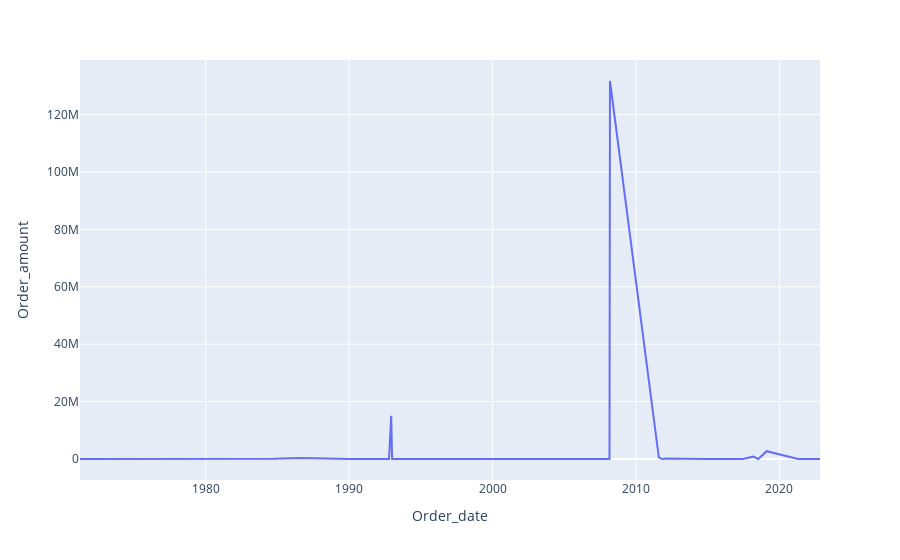

Notebook code cell kept with this figure:
### Code cell
fig = px.line(D, x="Order_date", y="Order_amount")
fig.show()

### Figure 1 — Plotly figure (JSON) as saved in the notebook; plotly's stock layout.template omitted (floating-point values rounded to 4 significant figures)
{"data": [{"hovertemplate": "Order_date=%{x}<br>Order_amount=%{y}<extra></extra>", "legendgroup": "", "line": {"color": "#636efa", "dash": "solid"}, "marker": {"symbol": "circle"}, "mode": "lines", "name": "", "orientation": "v", "showlegend": false, "type": "scatter", "x": ["1971-03-27", "1971-11-06", "1974-08-03", "1977-07-13", "1978-04-23", "1978-11-12", "1979-04-01", "1980-02-26", "1981-09-10", "1981-11-26", "1982-02-04", "1984-09-28", "1986-08-15", "1990-01-11", "1992-10-12", "1992-12-06", "1992-12-29", "1993-04-16", "1995-09-06", "1997-08-25", "1998-06-18", "1998-08-10", "1999-07-11", "2002-02-28", "2002-03-15", "2003-04-05", "2003-11-23", "2004-05-12", "2005-04-10", "2006-09-05", "2006-11-23", "2006-12-02", "2007-01-02", "2007-11-29", "2008-02-25", "2008-03-08", "2011-08-04", "2011-10-08", "2011-10-31", "2012-02-02", "2013-03-05", "2014-09-22", "2014-11-02", "2017-06-12", "2018-03-07", "2018-07-12", "2019-02-08", "2021-04-22", "2021-04-24", "2022-10-30"], "xaxis": "x", "y": [942, 1, 195, 47546, 289, 879, 194639, 1114, 2743, 11, 0, 44983, 390043, 2190, 48, 15049738, 21, 17192, 5925, 12662, 0, 3434, 20245, 0, 49, 235586, 14, 266, 267, 97, 30, 38558, 0, 0, 3, 131694719, 560832, 117535, 9, 184925, 14885, 28965, 5773, 47, 818021, 4, 2730610, 2213, 339, 0], "yaxis": "y"}], "layout": {"legend": {"tracegroupgap": 0}, "margin": {"t": 60}, "xaxis": {"anchor": "y", "domain": [0, 1], "title": {"text": "Order_date"}}, "yaxis": {"anchor": "x", "domain": [0, 1], "title": {"text": "Order_amount"}}}}
